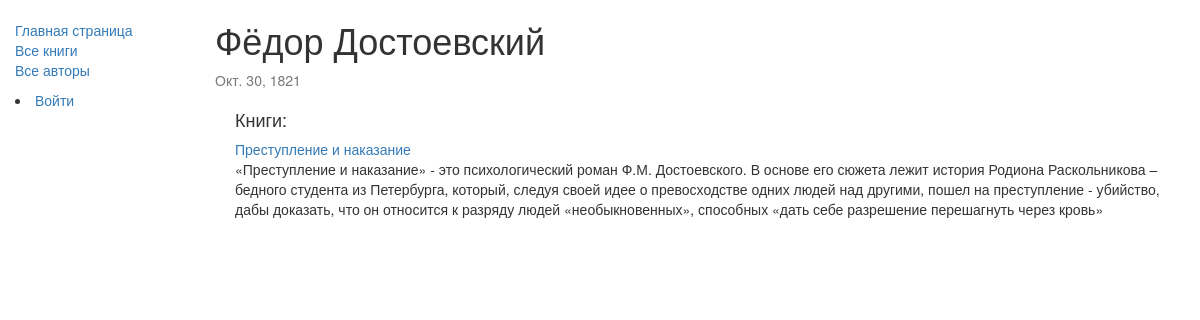
/catalog/authors/1, run on an earlier commit of the app's database.
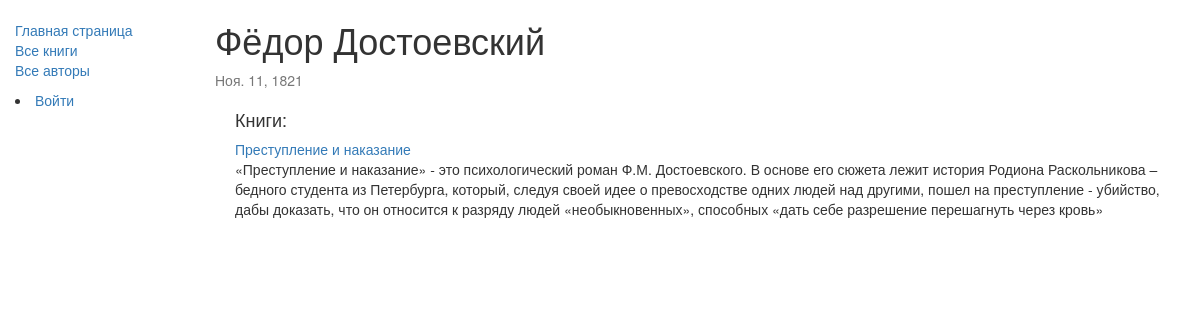
And on a later commit of the database.
### catalog/models.py (models this page shows, shortened)
class Author(models.Model):
    first_name = models.CharField(max_length=100)
    last_name = models.CharField(max_length=100)
    date_of_birth = models.DateField(null=True, blank=True)
    date_of_death = models.DateField('Died', null=True, blank=True)

### catalog/views.py (the view)
# urls.py: re_path(r'^authors/(?P<pk>\d+)$', views.AuthorDetailView.as_view(), name='author-detail'),
class AuthorDetailView(generic.DetailView):
    model = Author

### catalog/models.py (called while the page is built)
    def __str__(self):
        return self.title

### catalog/templates/catalog/author_detail.html
{% extends "base_generic.html" %}
{% block content %}
  <h1>{{ author.first_name }} {{ author.last_name }}</h1>
  <p class="text-muted">{{ author.date_of_birth }}</p>
  <div style="margin-left:20px;margin-top:20px">
    <h4>Книги:</h4>
    {% for book in author.book_set.all %}
      <a href="{%url 'book-detail' book.pk%}">{{book}}</a> <br>
      {{book.summary}}
    {% endfor %}
  </div>
{% endblock %}

What changed in the data, as far as the page shows it:
changed Author "Фёдор": date_of_birth "Окт. 30, 1821" → "Ноя. 11, 1821"
